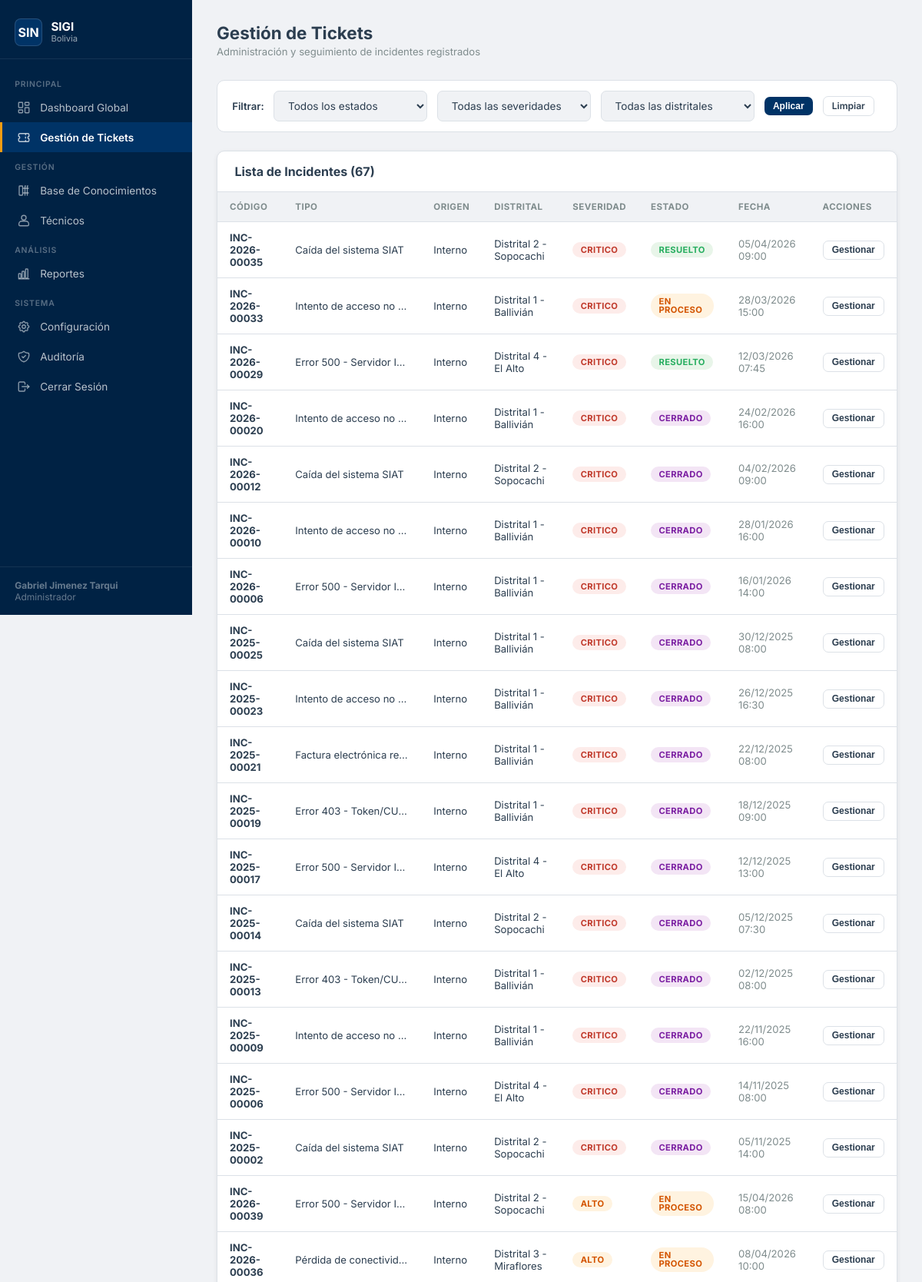
Page /tickets.php (signed in, upper part) on the committed database.
### tables this page shows
CREATE TABLE incidentes (
    id_incidente     INT AUTO_INCREMENT PRIMARY KEY,
    codigo           VARCHAR(15) NOT NULL UNIQUE,   

     
    id_tipo          INT NOT NULL,
    id_distrital     INT NOT NULL,
    id_modulo        INT,           
    id_tecnico_asig  INT,           
    id_tecnico_reg   INT NOT NULL,  
    id_contribuyente INT,           

     
    origen           ENUM('Externo','Interno') NOT NULL DEFAULT 'Externo',

     
    descripcion      TEXT NOT NULL,
    severidad        ENUM('Bajo','Medio','Alto','Critico') NOT NULL DEFAULT 'Medio',
    estado           ENUM('Abierto','En_Proceso','Pendiente','Resuelto','Cerrado') NOT NULL DEFAULT 'Abierto',
    prioridad        ENUM('Baja','Media','Alta','Urgente') NOT NULL DEFAULT 'Media',

     
    solucion_aplicada TEXT,

     
    fecha_registro   DATETIME     NOT NULL DEFAULT CURRENT_TIMESTAMP,
    fecha_asignacion DATETIME,
    fecha_resolucion DATETIME,
    fecha_cierre     DATETIME,

     
    sla_horas        INT          NOT NULL DEFAULT 4,

    FOREIGN KEY (id_tipo)          REFERENCES tipos_incidente(id_tipo),
    FOREIGN KEY (id_distrital)     REFERENCES distritales(id_distrital),
    FOREIGN KEY (id_modulo)        REFERENCES modulos_sin(id_modulo),
    FOREIGN KEY (id_tecnico_asig)  REFERENCES tecnicos(id_tecnico),
    FOREIGN KEY (id_tecnico_reg)   REFERENCES tecnicos(id_tecnico),
    FOREIGN KEY (id_contribuyente) REFERENCES contribuyentes(id_contribuyente)
);

CREATE TABLE tipos_incidente (
    id_tipo     INT AUTO_INCREMENT PRIMARY KEY,
    categoria   ENUM('Tecnico','Funcional','Seguridad','Datos','Infraestructura') NOT NULL,
    nombre      VARCHAR(100) NOT NULL,
    descripcion VARCHAR(255)
);

CREATE TABLE distritales (
    id_distrital    INT AUTO_INCREMENT PRIMARY KEY,
    codigo          VARCHAR(10) NOT NULL UNIQUE,   
    nombre          VARCHAR(100) NOT NULL,          
    id_departamento INT NOT NULL,
    FOREIGN KEY (id_departamento) REFERENCES departamentos(id_departamento)
);

### tickets.php (the view, shortened to what this page needs)
<?php
$db  = getDB();
$where = ['1=1'];
$params = [];
$whereStr = implode(' AND ', $where);
$stmt = $db->prepare(
    "SELECT i.id_incidente, i.codigo, i.severidad, i.estado, i.prioridad,
            i.descripcion, i.fecha_registro, i.origen,
            COALESCE(c.razon_social, 'Interno') AS origen_nombre,
            ti.nombre   AS tipo_nombre,
            d.nombre    AS distrital,
            t.nombre || ' ' || t.apellido AS tecnico_asig
     FROM incidentes i
     JOIN tipos_incidente ti ON i.id_tipo       = ti.id_tipo
     JOIN distritales      d  ON i.id_distrital  = d.id_distrital
     LEFT JOIN contribuyentes c  ON i.id_contribuyente = c.id_contribuyente
     LEFT JOIN tecnicos      t  ON i.id_tecnico_asig   = t.id_tecnico
     WHERE $whereStr
     ORDER BY FIELD(i.severidad,'Critico','Alto','Medio','Bajo'),
              i.fecha_registro DESC"
);
$stmt->execute($params);
$tickets = $stmt->fetchAll();
?>
<!DOCTYPE html>
<html lang="es" data-theme="light">
<head>
    <link rel="stylesheet" href="styles.css">
</head>
<body>
<?php include 'includes/sidebar.php'; ?>
<main class="main-content">
    <div class="page-header">
        <div>
            <h1>Gestión de Tickets</h1>
            <p>Administración y seguimiento de incidentes registrados</p>
        </div>
    </div>
    <form method="GET" class="filter-bar">
        <span style="font-weight:600; font-size:.82rem;">Filtrar:</span>
        <select name="estado">
            <option value="">Todos los estados</option>
        </select>
        <select name="severidad">
            <option value="">Todas las severidades</option>
        </select>
        <select name="distrital">
            <option value="">Todas las distritales</option>
        </select>
        <button type="submit" class="btn btn-primary btn-sm">Aplicar</button>
        <a href="tickets.php" class="btn btn-outline btn-sm">Limpiar</a>
    </form>
    <div class="card">
        <div class="card-header">
            <h2 class="card-title">Lista de Incidentes (<?= count($tickets) ?>)</h2>
        </div>
        <div class="table-wrapper">
            <table class="table">
                <thead>
                    <tr>
                        <th>Código</th>
                        <th>Tipo</th>
                        <th>Origen</th>
                        <th>Distrital</th>
                        <th>Severidad</th>
                        <th>Estado</th>
                        <th>Fecha</th>
                        <th>Acciones</th>
                    </tr>
                </thead>
                <tbody>
                <?php if (empty($tickets)): ?>
                    <tr><td colspan="8" style="text-align:center;color:var(--text-muted);padding:2rem;">
                        No se encontraron tickets con los filtros seleccionados.
                    </td></tr>
                <?php else: foreach ($tickets as $t): ?>
                    <tr>
                        <td><strong><?= htmlspecialchars($t['codigo']) ?></strong></td>
                        <td style="max-width:180px; white-space:nowrap; overflow:hidden; text-overflow:ellipsis;">
                            <?= htmlspecialchars($t['tipo_nombre']) ?>
                        </td>
                        <td><?= htmlspecialchars($t['origen_nombre']) ?></td>
                        <td><?= htmlspecialchars($t['distrital']) ?></td>
                        <td>
                            <span class="badge badge-<?= strtolower($t['severidad']) ?>">
                                <?= $t['severidad'] ?>
                            </span>
                        </td>
                        <td>
                            <span class="badge badge-<?= strtolower(str_replace('_','-',$t['estado'])) ?>">
                                <?= str_replace('_',' ',$t['estado']) ?>
                            </span>
                        </td>
                        <td style="color:var(--text-muted);">
                            <?= date('d/m/Y H:i', strtotime($t['fecha_registro'])) ?>
                        </td>
                        <td>
                            <button class="btn btn-outline btn-sm"
                                onclick="abrirModal(<?= $t['id_incidente'] ?>, '<?= addslashes($t['codigo']) ?>', '<?= addslashes($t['descripcion']) ?>', '<?= $t['estado'] ?>')">
                                Gestionar
                            </button>
                        </td>
                    </tr>
                <?php endforeach; endif; ?>
                </tbody>
            </table>
        </div>
    </div>
</main>
</body>
</html>

### styles.css (style rules this page uses)
:root { --primary: #003366; --primary-light: #004d99; --secondary: #c0392b; --accent: #f39c12; --bg: #f0f2f5; --card-bg: #ffffff; --sidebar-bg: #002244; --sidebar-hover: #003366; --text: #2c3e50; --text-muted: #7f8c8d; --border: #dce1e7; --success: #27ae60; --warning: #f39c12; --danger: #c0392b; --info: #2980b9; --shadow-sm: 0 2px 6px rgba(0,0,0,.07); --shadow-md: 0 4px 14px rgba(0,0,0,.10); --radius: 10px; --transition: all .25s ease; }
*, *::before, *::after { margin: 0; padding: 0; box-sizing: border-box; }
body { font-family: 'Inter', 'Segoe UI', sans-serif; background: var(--bg); color: var(--text); transition: var(--transition); display: flex; min-height: 100vh; font-size: 14px; }
.main-content { margin-left: 250px; flex: 1; padding: 1.8rem 2rem; min-height: 100vh; }
.page-header { display: flex; align-items: center; justify-content: space-between; margin-bottom: 1.8rem; flex-wrap: wrap; gap: 1rem; }
.page-header h1 { font-size: 1.4rem; font-weight: 700; color: var(--text); }
.page-header p { font-size: .82rem; color: var(--text-muted); margin-top: .2rem; }
.card { background: var(--card-bg); border-radius: var(--radius); box-shadow: var(--shadow-sm); border: 1px solid var(--border); margin-bottom: 1.5rem; }
.card-header { padding: 1rem 1.4rem; border-bottom: 1px solid var(--border); display: flex; align-items: center; justify-content: space-between; gap: .5rem; }
.card-header h2, .card-title { font-size: 1rem; font-weight: 700; color: var(--text); }
.table-wrapper { overflow-x: auto; }
.table { width: 100%; border-collapse: collapse; }
.table th, .table td { padding: .75rem 1rem; text-align: left; font-size: .82rem; border-bottom: 1px solid var(--border); }
.table th { font-weight: 700; color: var(--text-muted); text-transform: uppercase; letter-spacing: .04em; font-size: .72rem; background: var(--bg); }
.badge { display: inline-block; padding: .28rem .65rem; border-radius: 20px; font-size: .7rem; font-weight: 700; line-height: 1; text-transform: uppercase; letter-spacing: .03em; }
.badge-critico { background: #fdecea; color: #c0392b; }
.badge-alto { background: #fff3e0; color: #d35400; }
.badge-en-proceso { background: #fff3e0; color: #d35400; }
.badge-resuelto { background: #e8f5e9; color: #27ae60; }
.badge-cerrado { background: #f3e5f5; color: #7b1fa2; }
.btn { display: inline-flex; align-items: center; gap: .4rem; padding: .55rem 1rem; border-radius: 7px; font-size: .82rem; font-weight: 600; border: none; cursor: pointer; transition: var(--transition); text-decoration: none; line-height: 1; }
.btn-primary { background: var(--primary); color: #fff; }
.btn-outline { background: transparent; color: var(--text); border: 1px solid var(--border); }
.btn-sm { padding: .35rem .7rem; font-size: .75rem; }
input[type="text"], input[type="email"], input[type="password"], input[type="number"], select, textarea { width: 100%; padding: .6rem .85rem; border: 1px solid var(--border); border-radius: 7px; background: var(--bg); color: var(--text); font-size: .85rem; font-family: inherit; transition: var(--transition); outline: none; }
.filter-bar { background: var(--card-bg); padding: .85rem 1.2rem; border-radius: var(--radius); display: flex; gap: .8rem; align-items: center; margin-bottom: 1.5rem; border: 1px solid var(--border); flex-wrap: wrap; }
.filter-bar select, .filter-bar input { max-width: 200px; margin: 0; }

### rows in the picture
incidentes: codigo "INC-2026-00035", id_tipo.nombre "Caída del sistema SIAT", origen_nombre "Interno", id_distrital.nombre "Distrital 2 - Sopocachi", severidad "CRITICO", estado "RESUELTO", fecha_registro "05/04/2026 09:00"
incidentes: codigo "INC-2026-00033", id_tipo.nombre "Intento de acceso no…", origen_nombre "Interno", id_distrital.nombre "Distrital 1 - Ballivián", severidad "CRITICO", estado "EN PROCESO", fecha_registro "28/03/2026 15:00"
incidentes: codigo "INC-2026-00029", id_tipo.nombre "Error 500 - Servidor I…", origen_nombre "Interno", id_distrital.nombre "Distrital 4 - El Alto", severidad "CRITICO", estado "RESUELTO", fecha_registro "12/03/2026 07:45"
incidentes: codigo "INC-2026-00020", id_tipo.nombre "Intento de acceso no…", origen_nombre "Interno", id_distrital.nombre "Distrital 1 - Ballivián", severidad "CRITICO", estado "CERRADO", fecha_registro "24/02/2026 16:00"
incidentes: codigo "INC-2026-00012", id_tipo.nombre "Caída del sistema SIAT", origen_nombre "Interno", id_distrital.nombre "Distrital 2 - Sopocachi", severidad "CRITICO", estado "CERRADO", fecha_registro "04/02/2026 09:00"
incidentes: codigo "INC-2026-00010", id_tipo.nombre "Intento de acceso no…", origen_nombre "Interno", id_distrital.nombre "Distrital 1 - Ballivián", severidad "CRITICO", estado "CERRADO", fecha_registro "28/01/2026 16:00"
incidentes: codigo "INC-2026-00006", id_tipo.nombre "Error 500 - Servidor I…", origen_nombre "Interno", id_distrital.nombre "Distrital 1 - Ballivián", severidad "CRITICO", estado "CERRADO", fecha_registro "16/01/2026 14:00"
incidentes: codigo "INC-2025-00025", id_tipo.nombre "Caída del sistema SIAT", origen_nombre "Interno", id_distrital.nombre "Distrital 1 - Ballivián", severidad "CRITICO", estado "CERRADO", fecha_registro "30/12/2025 08:00"
incidentes: codigo "INC-2025-00023", id_tipo.nombre "Intento de acceso no…", origen_nombre "Interno", id_distrital.nombre "Distrital 1 - Ballivián", severidad "CRITICO", estado "CERRADO", fecha_registro "26/12/2025 16:30"
incidentes: codigo "INC-2025-00021", id_tipo.nombre "Factura electrónica re…", origen_nombre "Interno", id_distrital.nombre "Distrital 1 - Ballivián", severidad "CRITICO", estado "CERRADO", fecha_registro "22/12/2025 08:00"
incidentes: codigo "INC-2025-00019", id_tipo.nombre "Error 403 - Token/CU…", origen_nombre "Interno", id_distrital.nombre "Distrital 1 - Ballivián", severidad "CRITICO", estado "CERRADO", fecha_registro "18/12/2025 09:00"
incidentes: codigo "INC-2025-00017", id_tipo.nombre "Error 500 - Servidor I…", origen_nombre "Interno", id_distrital.nombre "Distrital 4 - El Alto", severidad "CRITICO", estado "CERRADO", fecha_registro "12/12/2025 13:00"
incidentes: codigo "INC-2025-00014", id_tipo.nombre "Caída del sistema SIAT", origen_nombre "Interno", id_distrital.nombre "Distrital 2 - Sopocachi", severidad "CRITICO", estado "CERRADO", fecha_registro "05/12/2025 07:30"
incidentes: codigo "INC-2025-00013", id_tipo.nombre "Error 403 - Token/CU…", origen_nombre "Interno", id_distrital.nombre "Distrital 1 - Ballivián", severidad "CRITICO", estado "CERRADO", fecha_registro "02/12/2025 08:00"
incidentes: codigo "INC-2025-00009", id_tipo.nombre "Intento de acceso no…", origen_nombre "Interno", id_distrital.nombre "Distrital 1 - Ballivián", severidad "CRITICO", estado "CERRADO", fecha_registro "22/11/2025 16:00"
incidentes: codigo "INC-2025-00006", id_tipo.nombre "Error 500 - Servidor I…", origen_nombre "Interno", id_distrital.nombre "Distrital 4 - El Alto", severidad "CRITICO", estado "CERRADO", fecha_registro "14/11/2025 08:00"
incidentes: codigo "INC-2025-00002", id_tipo.nombre "Caída del sistema SIAT", origen_nombre "Interno", id_distrital.nombre "Distrital 2 - Sopocachi", severidad "CRITICO", estado "CERRADO", fecha_registro "05/11/2025 14:00"
incidentes: codigo "INC-2026-00039", id_tipo.nombre "Error 500 - Servidor I…", origen_nombre "Interno", id_distrital.nombre "Distrital 2 - Sopocachi", severidad "ALTO", estado "EN PROCESO", fecha_registro "15/04/2026 08:00"
incidentes: codigo "INC-2026-00036", id_tipo.nombre "Pérdida de conectivid…", origen_nombre "Interno", id_distrital.nombre "Distrital 3 - Miraflores", severidad "ALTO", estado "EN PROCESO", fecha_registro "08/04/2026 10:00"

### other values in the picture
$tec['nombre'] "Gabriel Jimenez Tarqui"
$tec['nivel'] "Administrador"
count($tickets) "67"
